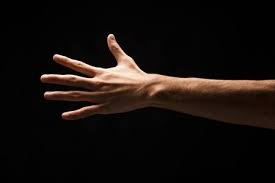
%> input picture 2D_hands/back3.jpg, 275 x 183 px
$ octave test3.m   (GNU Octave 9; MATLAB toolbox functions it lacks are replaced by stand-ins)
%> lines starting %> are read from the running program, lines starting %| are printed output that depends on the picture
clear

image = imread("back3.jpg");
%> image is the input picture: size 183x275x3 uint8; mean R, G, B 22.6, 16.5, 13.5
g = rgb2gray(image);
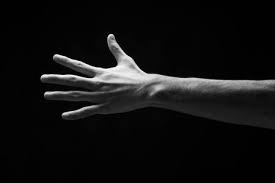
%> g: size 183x275 uint8; min 0, max 251, mean 18

surf(g);
hold on
imagesc(g);
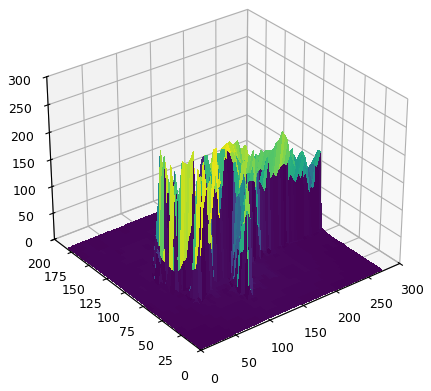
%> figure redrawn from the program's plot data

$ run again, with 2D_hands/back4.jpg copied over 2D_hands/back3.jpg
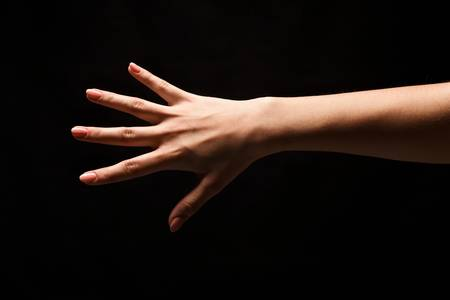
%> input picture 2D_hands/back4.jpg, 450 x 300 px
%> image is the input picture: size 300x450x3 uint8; mean R, G, B 29.6, 21.4, 17.4
%> `g = rgb2gray(image);`:
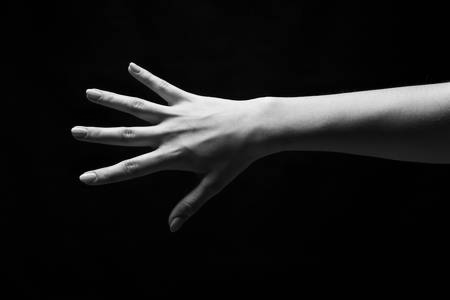
%> g: size 300x450 uint8; min 0, max 252, mean 23.4
%> `imagesc(g);`:
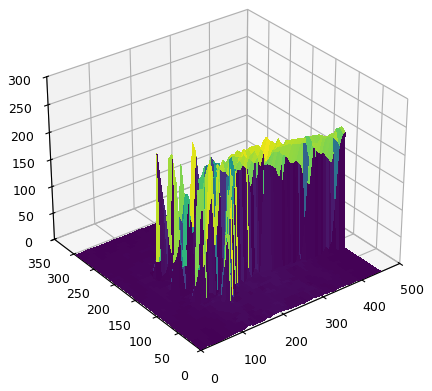
%> figure redrawn from the program's plot data
